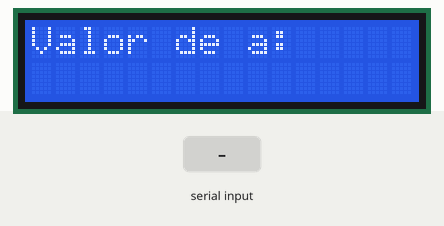
Recording of a sketch running on a simulated Arduino Uno, built with avr-gcc and run on an emulated ATmega328P. Parts: 16×2 character LCD. The inputs (shaded band) are chosen by the test bench. What the sketch prints to the serial monitor is not drawn.

Above: at 1.2 s.
1.3 s: "90,45,200\n" received over Serial
At 1.6 s:
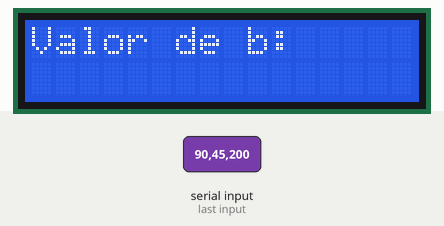
At 6.1 s:
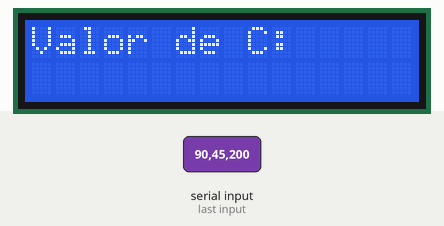
Timing chart, 0 to 7.6 s (numbered marks = the images above; inputs shaded):
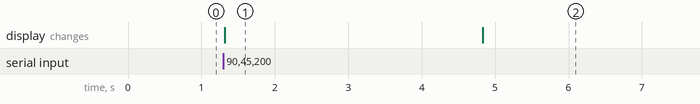

The sketch:

TP2.ino
```cpp
#include <LiquidCrystal_I2C.h>
#include <LCD.h>
LiquidCrystal_I2C lcd (0x27, 2, 1, 0, 4, 5, 6, 7);
int a;
int b;
int c;
int inutil;
float x1;
float x2;
float disc;
void setup() {
  Serial.begin(9600);
  lcd.setBacklightPin(3,POSITIVE);  // puerto P3 de PCF8574 como positivo
  lcd.setBacklight(HIGH);   // habilita iluminacion posterior de LCD
  lcd.begin(16, 2);     // 16 columnas por 2 lineas para LCD 1602A
  lcd.clear();
}

void loop() {
  lcd.setCursor(0,0);
  lcd.print("Valor de a: ");
while (Serial.available() == 0) {

  }
	a=Serial.parseFloat();
  Serial.println(a);
  lcd.clear();
  lcd.setCursor(0,0);
	lcd.print("Valor de b: ");
  while (Serial.available() == 0) {  //funciona como espera a que se ingrese el valor

  }
  delay(3500);
  b=Serial.parseFloat();       // funciona para leer los valores numericos del puerto serie
  Serial.println(b);
  lcd.clear();
  lcd.setCursor(0,0);
	lcd.print("Valor de C: ");
   while (Serial.available() == 0) {

  }
  delay(3500);
  c=Serial.parseFloat();
  Serial.println(c);
  lcd.clear();

	disc=b*b-4*a*c;

	if (disc>=0){
		x1=(-b+sqrt(disc))/(2*a);
		x2=(-b-sqrt(disc))/(2*a);
    lcd.setCursor(0,0);
		lcd.print ("x1 = ");
    lcd.print (x1);
		lcd.setCursor(0,1);
		lcd.print ("x2 = ");
    lcd.print (x2);
    delay(100000);
	}
	else {
    lcd.setCursor(0,0);
		lcd.print("No hay raices");
    Serial.println(a);
Serial.println(b);
Serial.println(c);
    delay(100000);
	}

}
```

Measured:
- after the input at 1.3 s, the display: changes at once (image 1)
- what the display in image 1 shows lasts 3.5 s, from 1.3 s to 4.8 s
